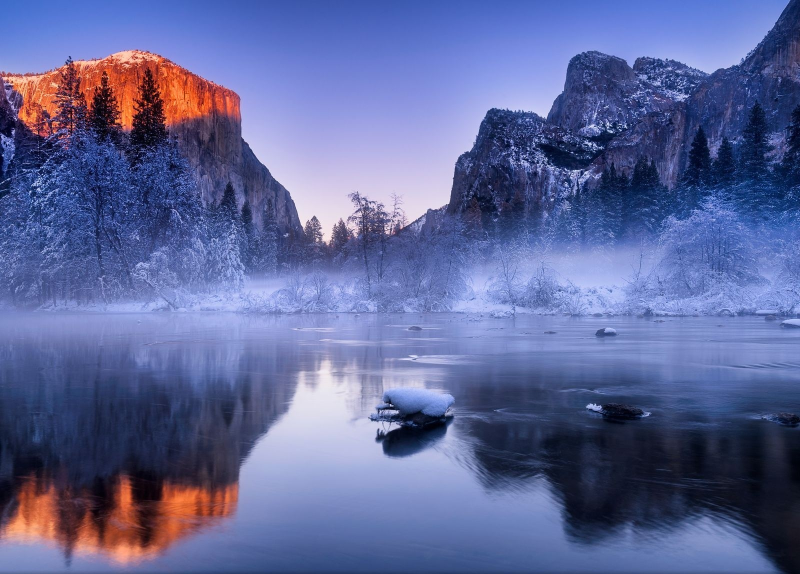
#> input picture 1.jpg, 1600 x 1148 px (shown at 1/2 size)
$ python lesson3.py
#> lines starting #> are read from the running program, lines starting #| are printed output that depends on the picture
import cv2

img1 = cv2.imread("1.jpg")
#> img1 is the input picture: shape (1148, 1600, 3); mean B, G, R 153.3, 103, 94.7
img2=cv2.imread("2.png")
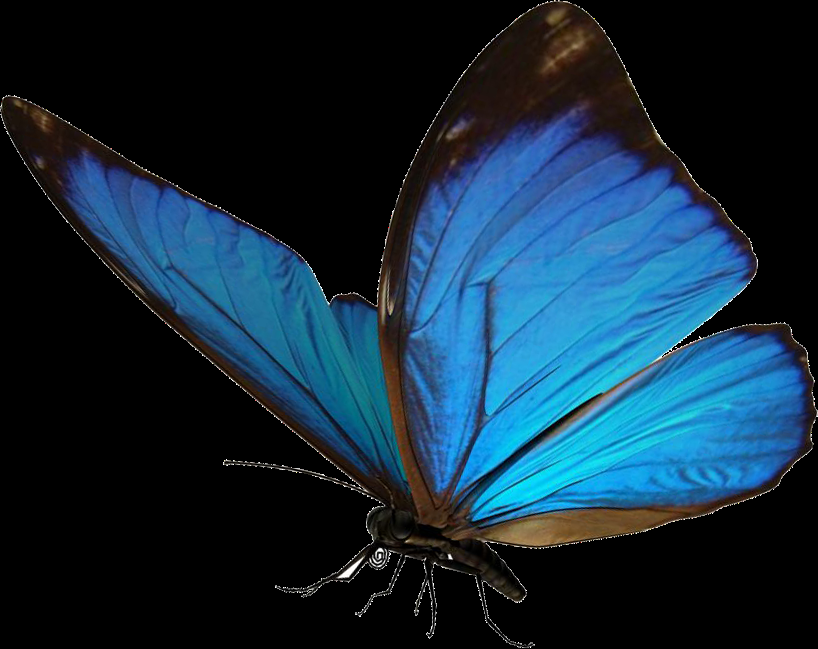
#> input picture 2.png, 818 x 649 px
#> img2 is the input picture: shape (649, 818, 3); mean B, G, R 58.2, 41.7, 18

r1 = cv2.resize(img1,(720,720))
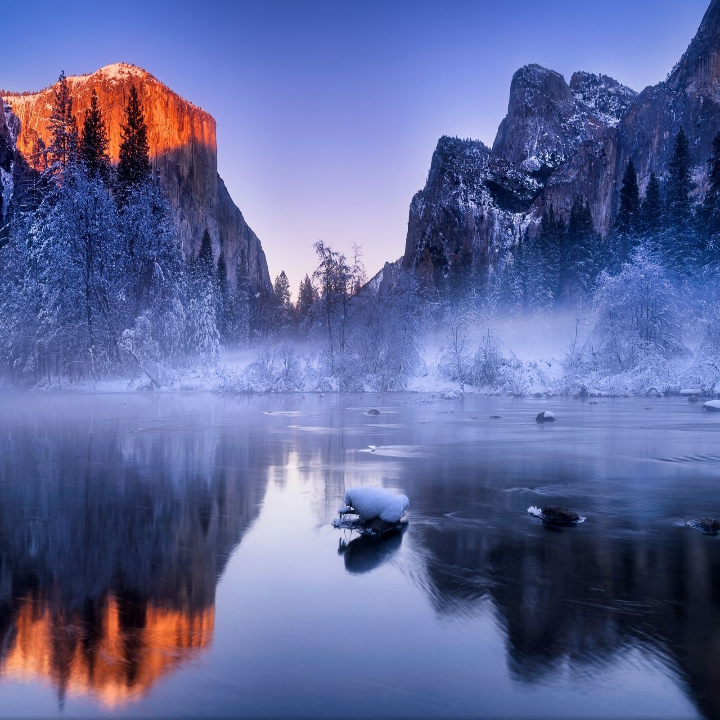
#> r1: shape (720, 720, 3); mean B, G, R 153.2, 102.9, 94.6
r2 = cv2.resize(img2,(720,720))
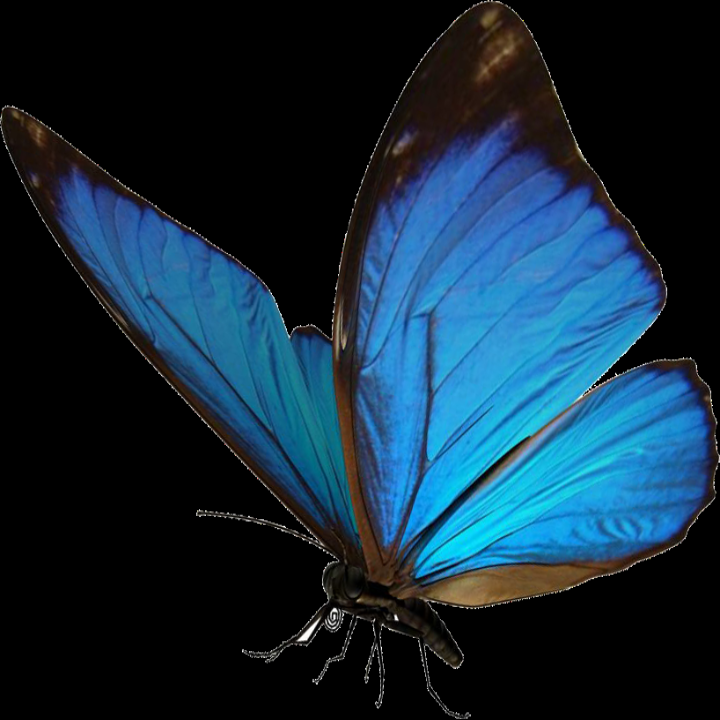
#> r2: shape (720, 720, 3); mean B, G, R 58.1, 41.6, 17.9

s=cv2.add(r1,r2)
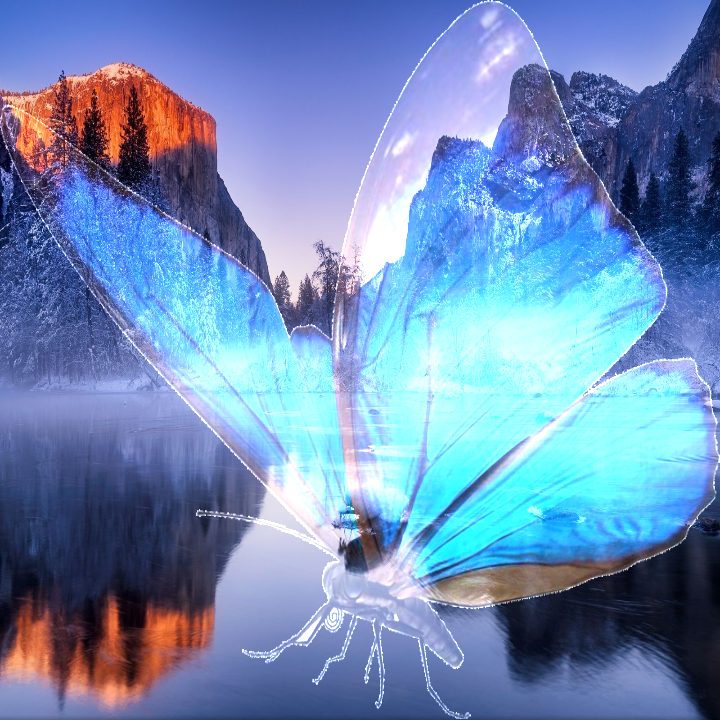
#> s: shape (720, 720, 3); mean B, G, R 184.4, 140.4, 112.2
s=cv2.addWeighted(r1,3,r2,0.5,0)
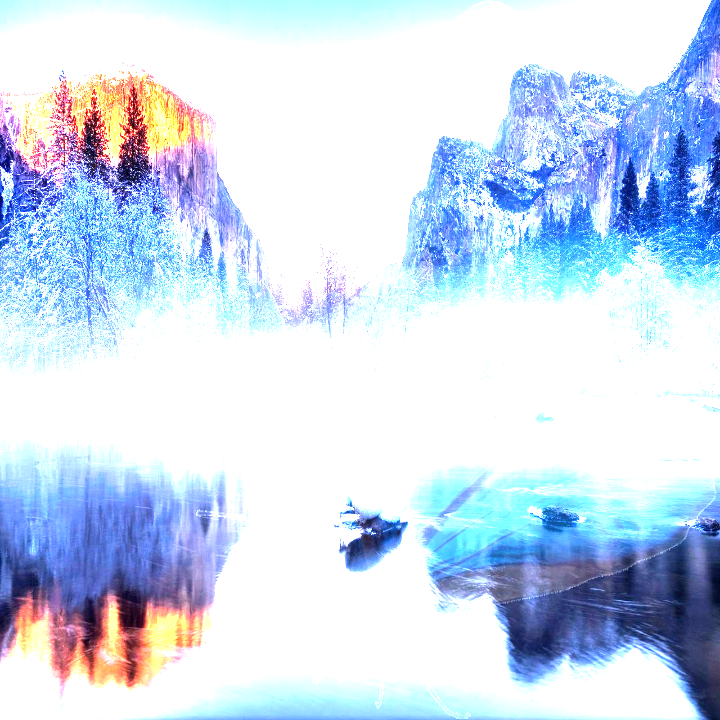
#> s: shape (720, 720, 3); mean B, G, R 239.6, 220.1, 205.1
# s=cv2.subtract(r1,r2)


cv2.imshow('add',s)
cv2.waitKey(0)
cv2.destroyAllWindows()
